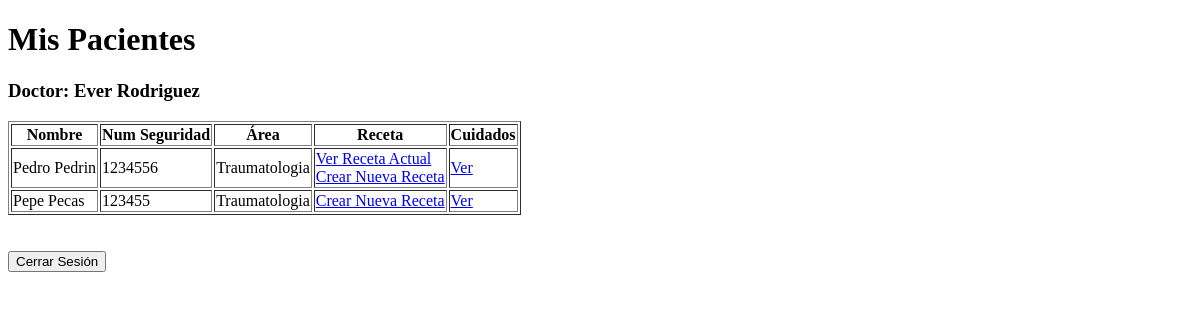
The app's page /doctor/pacientes-doctor/ (signed in), older data.
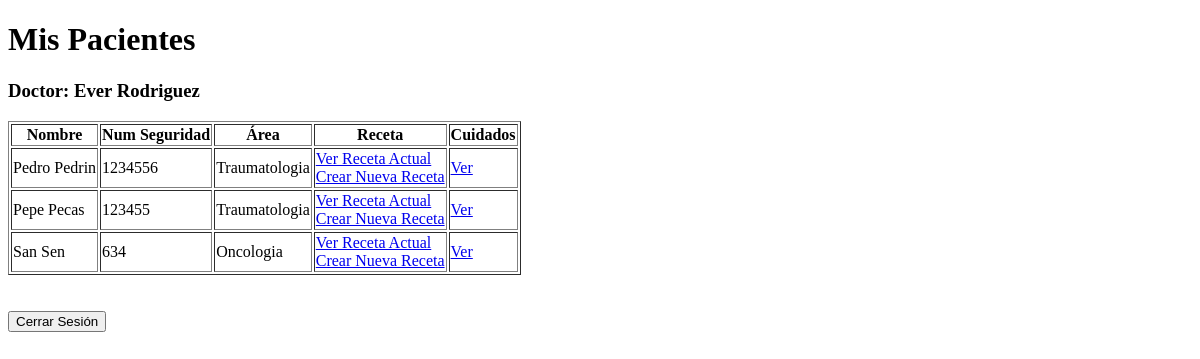
The same page, newer data.
### usuarioJefa/models.py (models this page shows, shortened)
class Paciente(models.Model):
    SEXO_CHOICES = [
        ('M', 'Masculino'),
        ('F', 'Femenino'),
    ]
    ESTADO_CHOICES = [
        ('ACTIVO', 'Activo'),
        ('INACTIVO', 'Inactivo'),
    ]
    nombres = models.CharField(max_length=100)
    apellidos = models.CharField(max_length=100)
    fecha_nacimiento = models.DateField()
    sexo = models.CharField(max_length=1, choices=SEXO_CHOICES)
    num_seguridad_social = models.CharField(max_length=20, unique=True)
    fecha_ingreso = models.DateTimeField(default=timezone.now)
    estado = models.CharField(max_length=10, choices=ESTADO_CHOICES, default='ACTIVO')
    area = models.ForeignKey('login.AreaEspecialidad', on_delete=models.PROTECT)  # Referenciamos a login.AreaEspecialidad
    doctor_actual = models.ForeignKey(
        Usuarios,
        on_delete=models.SET_NULL,
        null=True,
        related_name='pacientes_doctor',
        limit_choices_to={'tipoUsuario': 'DR'}
    )
    enfermero_actual = models.ForeignKey(
        Usuarios,
        on_delete=models.SET_NULL,
        null=True,
        related_name='pacientes_enfermero',
        limit_choices_to={'tipoUsuario': 'EN'}
    )
    hospital_origen = models.CharField(max_length=200, blank=True, null=True)
    esta_activo = models.BooleanField(default=True)
    fecha_alta = models.DateTimeField(null=True, blank=True)
    numero_ingresos = models.PositiveIntegerField(default=1)

### login/models.py (models this page shows)
class AreaEspecialidad(models.Model):
    nombre = models.CharField(max_length=100, unique=True)
    descripcion = models.TextField(blank=True, null=True)
    def __str__(self):
        return self.nombre
    class Meta:
        verbose_name = 'Área de Especialidad'
        verbose_name_plural = 'Áreas de Especialidad'

### usuarioDoctor/views.py (the view)
@login_required
def pacientes_doctor(request):
    doctor_actual = request.user
    pacientes_asignados = Paciente.objects.filter(
        doctor_actual=doctor_actual,
        esta_activo=True
    ).select_related('area')
    return render(request, 'usuarioDoctor/pacientes_doctor.html', {
        'pacientes': pacientes_asignados,
        'doctor': doctor_actual
    })

### usuarioDoctor/templates/usuarioDoctor/Pacientes_doctor.html (shortened to what this page needs)
<!DOCTYPE html>
<html lang="en">
<head>
</head>
<body>
   <h1>Mis Pacientes</h1>
   <h3>Doctor: {{ doctor.first_name }} {{ doctor.apellidos }}</h3>
   {% if pacientes %}
       <table border="1">
           <thead>
               <tr>
                   <th>Nombre</th>
                   <th>Num Seguridad</th>
                   <th>Área</th>
                   <th>Receta</th>
                   <th>Cuidados</th>
               </tr>
           </thead>
           <tbody>
               {% for paciente in pacientes %}
               <tr>
                   <td>{{ paciente.nombres }} {{ paciente.apellidos }}</td>
                   <td>{{ paciente.num_seguridad_social }}</td>
                   <td>{{ paciente.area }}</td>
                   <td>
                       {% if paciente.recetas_doctor.exists %}
                           <a href="{% url 'doctor:ver_receta_paciente' paciente.id %}">Ver Receta Actual</a>
                           <br>
                       {% endif %}
                       <a href="{% url 'doctor:receta_paciente' paciente.id %}">Crear Nueva Receta</a>
                   </td>
                   <td>
                    <a href="{% url 'doctor:cuidados_pacienteD' paciente.id %}">Ver</a>
                   </td>
               </tr>
               {% endfor %}
           </tbody>
       </table>
   {% else %}
       <p>No tienes pacientes asignados actualmente.</p>
   {% endif %}
   <br><br>
   <form action="{% url 'login:login' %}" method="POST">
       <button type="submit">Cerrar Sesión</button>
   </form>
</body>
</html>

Row changes from the older to the newer data that the page shows:
shown differently, row unchanged: Paciente "Pepe": now shows "Ver Receta Actual"
added Paciente: nombres "San", apellidos "Sen", num_seguridad_social "634", area "Oncologia", shows "Ver Receta Actual"
